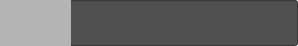
<?xml version="1.0" encoding="UTF-8"?>
<ui version="4.0">
 <class>ExtStorageItem</class>
 <widget class="QWidget" name="ExtStorageItem">
  <property name="geometry">
   <rect>
    <x>0</x>
    <y>0</y>
    <width>298</width>
    <height>46</height>
   </rect>
  </property>
  <property name="windowTitle">
   <string>Form</string>
  </property>
  <layout class="QHBoxLayout" name="horizontalLayout">
   <property name="leftMargin">
    <number>0</number>
   </property>
   <property name="topMargin">
    <number>0</number>
   </property>
   <property name="rightMargin">
    <number>0</number>
   </property>
   <property name="bottomMargin">
    <number>0</number>
   </property>
   <item>
    <widget class="QWidget" name="container" native="true">
     <property name="styleSheet">
      <string notr="true">#container {
	background-color: rgba(110, 110, 110, 1);
   border-radius:5px;
}
#capacity {
  background-color:rgba(80, 80, 80, 1);
}
#capacity::chunk {
  background-color:rgba(180, 180, 180, 1);
}

QLabel {
	font: 16pt &quot;Ubuntu&quot;;
	color: rgb(255, 255, 255);
}</string>
     </property>
     <layout class="QHBoxLayout" name="horizontalLayout_2">
      <property name="leftMargin">
       <number>0</number>
      </property>
      <property name="topMargin">
       <number>0</number>
      </property>
      <property name="rightMargin">
       <number>0</number>
      </property>
      <property name="bottomMargin">
       <number>0</number>
      </property>
      <item>
       <widget class="ProgressBar" name="capacity">
        <property name="sizePolicy">
         <sizepolicy hsizetype="Expanding" vsizetype="Expanding">
          <horstretch>0</horstretch>
          <verstretch>0</verstretch>
         </sizepolicy>
        </property>
        <property name="value">
         <number>24</number>
        </property>
        <property name="textVisible">
         <bool>false</bool>
        </property>
       </widget>
      </item>
     </layout>
    </widget>
   </item>
  </layout>
 </widget>
 <customwidgets>
  <customwidget>
   <class>ProgressBar</class>
   <extends>QProgressBar</extends>
   <header>widgets/viewer/extstorageitem.h</header>
  </customwidget>
 </customwidgets>
 <resources/>
 <connections/>
</ui>
